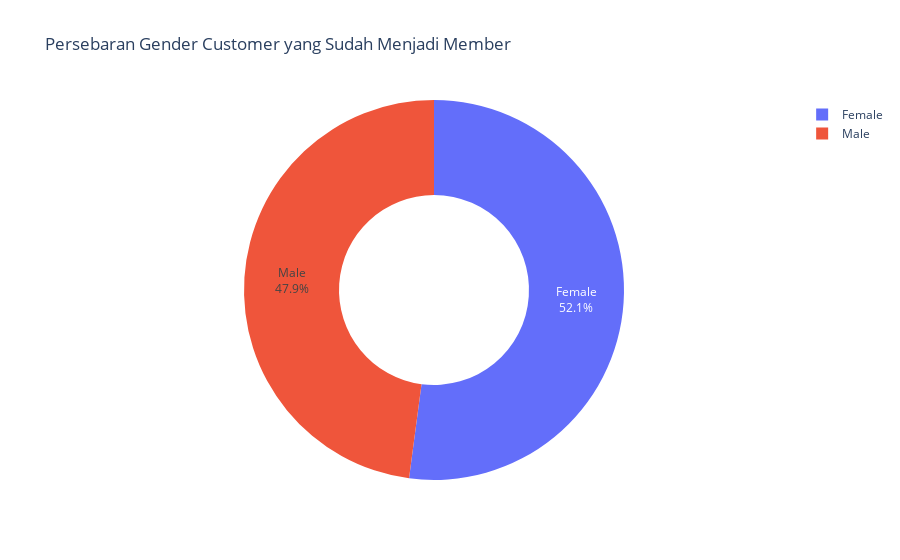

Notebook cell for this chart:
### Code cell
# Membuat Pie chart
fig = px.pie(
    df_member,
    names='Gender',
    title='Persebaran Gender Customer yang Sudah Menjadi Member',
    hole=0.5,  # untuk tampilkan seperti donut chart
)
fig.update_traces(textinfo='percent+label')
fig.show()

### Figure 1 — Plotly figure (JSON) as saved in the notebook; plotly's stock layout.template omitted (floating-point values rounded to 4 significant figures; data arrays with more than 128 entries replaced by an {"elided": "..."} marker saying what was removed)
{"data": [{"domain": {"x": [0, 1], "y": [0, 1]}, "hole": 0.5, "hovertemplate": "Gender=%{label}<extra></extra>", "labels": {"elided": "501 str values"}, "legendgroup": "", "name": "", "showlegend": true, "textinfo": "percent+label", "type": "pie"}], "layout": {"legend": {"tracegroupgap": 0}, "title": {"text": "Persebaran Gender Customer yang Sudah Menjadi Member"}}}
